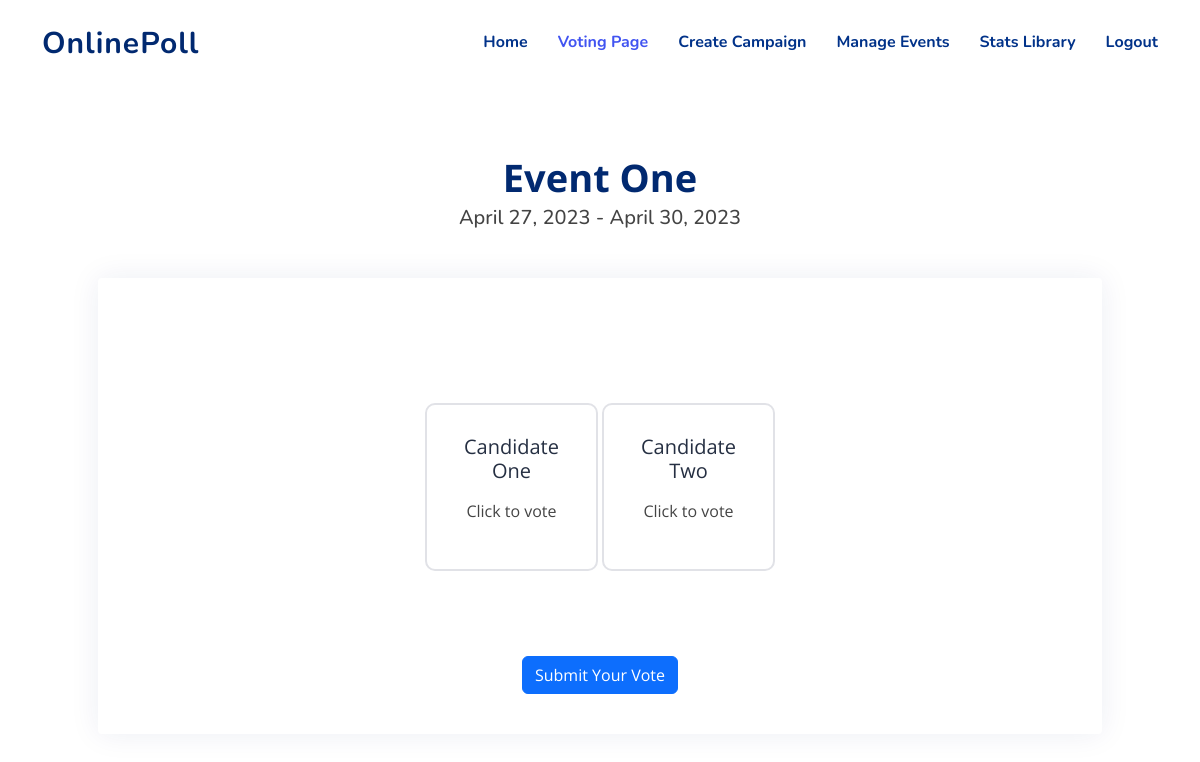
/event_page/8289/ (signed in), run on an earlier commit of the app's database.
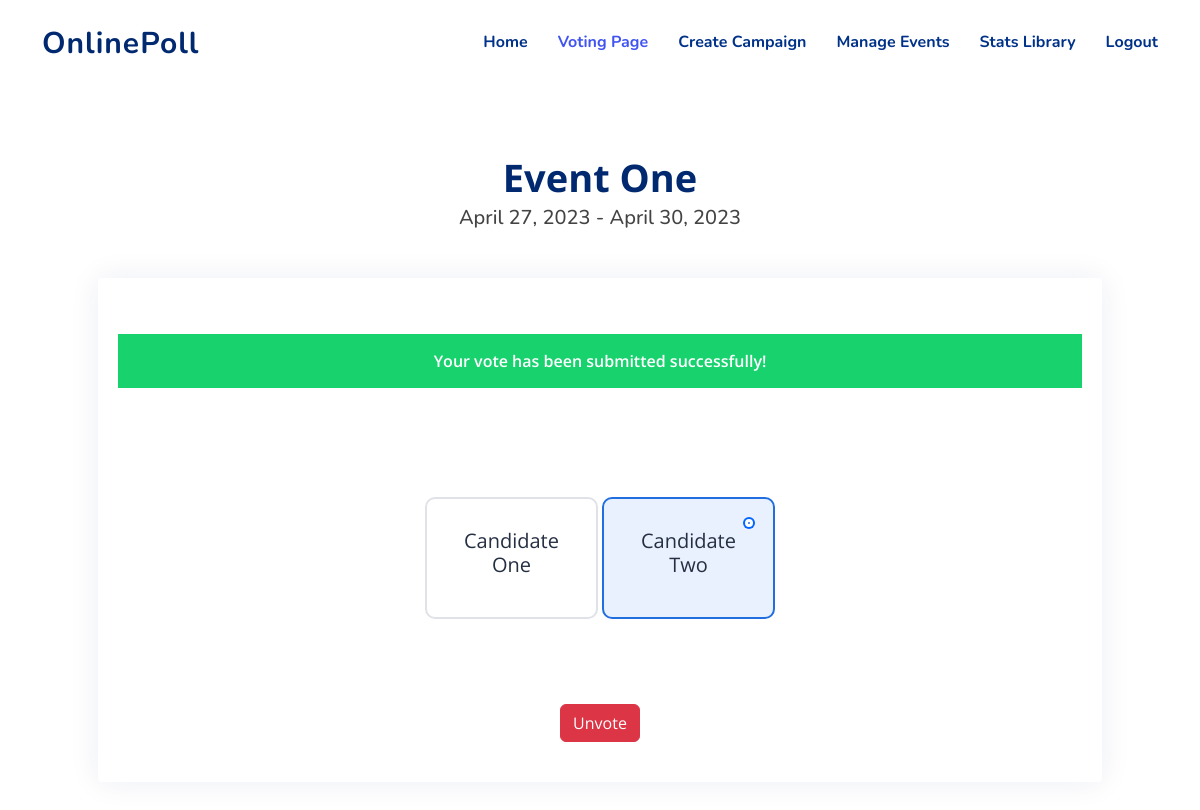
And on a later commit of the database.
### voting_app/models.py (models this page shows)
class Options(models.Model):
    option_name = models.CharField(max_length=100)
    count = models.IntegerField(default=0)
    event_code = models.CharField(max_length=200)

### voting_app/views.py (the view, shortened to what this page needs)
# urls.py: path('event_page/<event_code>/', views.event_page, name='event_page'),
def event_page(request, event_code):
    if not request.user.is_authenticated:
        return redirect('/')
    event = Events.objects.get(event_code=event_code)
    starting_date_processing_out = event.starting_date
    ending_date_processing_out = event.ending_date
    curr_date = datetime.datetime.now()
    event_status = 0
    if compare_dates(curr_date, starting_date_processing_out)==curr_date and compare_dates(curr_date, ending_date_processing_out)==curr_date:
        event_status = -1
    elif compare_dates(curr_date, starting_date_processing_out)==starting_date_processing_out and compare_dates(curr_date, ending_date_processing_out)==ending_date_processing_out:
        event_status = 1
    elif compare_dates(curr_date, starting_date_processing_out)==curr_date and compare_dates(curr_date, ending_date_processing_out)==ending_date_processing_out:
        event_status = 0
    event.event_status = event_status
    event.save()
    options = Options.objects.filter(event_code=event_code)
    total_count = 0
    percs = []
    for option in options:
        total_count += option.count
    max_vote = 0
    winner = ''
    for option in options:
        if option.count > max_vote:
            max_vote = option.count
            winner = option.option_name
    msg_flag = 0
    option_error_flag=0
    voted_for=''
    slugged_name= ''
    email= request.user.email
    password= request.user.password
    u = User.objects.get(email=email, password=password)
    t = Transactions.objects.filter(voter=u, event_code=event.event_code, referal_code=event.referal_code)
    if t.exists():
       msg_flag = -1
       for info in t:
        voted_for= info.option_name
        slugged_name= voted_for.replace(' ','_')
    return render(request, 'voting_app/event_page.html', {'event_code': event_code, 'event': event, 'total_count': total_count, 'options': options, 'percs': percs, 'winner': winner, 'msg_flag': msg_flag, 'option_error_flag':option_error_flag,'voted_for':voted_for,'slugged_name':slugged_name})

### voting_app/views.py (called while the page is built)
def compare_dates(d1, d2):
    d1_y = d1.year
    d1_m = d1.month
    d1_d = d1.day
    d2_y = d2.year
    d2_m = d2.month
    d2_d = d2.day
    if d1_y > d2_y:
        return d1
    elif d1_y < d2_y:
        return d2
    else:
        if d1_m > d2_m:
            return d1
        elif d1_m < d2_m:
            return d2
        else:
            if d1_d > d2_d:
                return d1
            elif d1_d < d2_d:
                return d2

### voting_app/templates/voting_app/event_page.html (shortened to what this page needs)
{% load static %}
<!DOCTYPE html>
<html lang="en">
<head>
  <link href="{% static 'voting_app/eventpage/vendor/aos/aos.css' %}" rel="stylesheet">
  <link href="{% static 'voting_app/eventpage/vendor/bootstrap/css/bootstrap.min.css' %}" rel="stylesheet">
  <link href="{% static 'voting_app/eventpage/vendor/bootstrap-icons/bootstrap-icons.css' %}" rel="stylesheet">
  <link href="{% static 'voting_app/eventpage/vendor/glightbox/css/glightbox.min.css' %}" rel="stylesheet">
  <link href="{% static 'voting_app/eventpage/vendor/remixicon/remixicon.css' %}" rel="stylesheet">
  <link href="{% static 'voting_app/eventpage/vendor/swiper/swiper-bundle.min.css' %}" rel="stylesheet">
  <link href="{% static 'voting_app/eventpage/css/style.css' %}" rel="stylesheet">
</head>
<body>
  <header id="header" class="header fixed-top">
    <div class="container-fluid container-xl d-flex align-items-center justify-content-between">
      <a href="/" class="logo d-flex align-items-center">
        <span>OnlinePoll</span>
      </a>
      <nav id="navbar" class="navbar">
        <ul>
          <li><a class="nav-link scrollto" href="/">Home</a></li>
          <li><a class="nav-link scrollto active" href="javascript:void(0)">Voting Page</a></li>
          {% if user.is_superuser %}
           <li><a class="nav-link scrollto" href="{% url 'create_campaign' %}">Create Campaign</a></li>
           <li><a class="nav-link scrollto" href="{% url 'manage_events' %}">Manage Events</a></li>
          {% endif %}
          <li><a class="nav-link scrollto" href="{% url 'stats' %}">Stats Library</a></li>
          <li><a class="nav-link scrollto" href="{% url 'logout' %}">Logout</a></li>
        </ul>
      </nav>
    </div>
  </header>
  <main id="main">
    <section id="pricing" class="pricing mt-5">
      <div class="container" data-aos="fade-up">
        <header class="section-header mt-5">
          <p>{{event.event_name}}</p>
          <h5 class="mt-2">{{event.starting_date}} - {{event.ending_date}}</h5>
        </header>
        {% if event.event_status == 0 %}
        <div class="row gy-4" data-aos="fade-left" style="width:90%;display:block;margin-left:auto;margin-right:auto;">
          <div class="box">
             <form action="" method="post" class="form">
              {% if msg_flag == -1 %}
               <div class="my-3">
                <div class="sent-message">Your vote has been submitted successfully!</div>
               </div>
              {% endif %}
              <div class="plans">
                {% for option in options %}
                <label class="plan complete-plan" for="complete_{{option.id}}">
                  <div class="plan-content">
                    <div class="plan-details">
                      <span>{{option.option_name}}</span>
                      {% if not msg_flag == -1 %}
                      <p class="mt-3">Click to vote</p>
                      {% endif %}
                    </div>
                  </div>
                </label>
                {% endfor %}
              </div>
              {% if msg_flag == 0 %}
               <button class="btn btn-primary">Submit Your Vote</button>
              {% endif %}
              {% if msg_flag == -1 %}
              <a href="/unvote/{{event_code}}/{{slugged_name}}" class="btn btn-danger">Unvote</a>
              {% endif %}
             </form>
          </div>
        </div>
        {% endif %}
      </div>
    </section>
  </main>
</body>
</html>

What changed in the data, as far as the page shows it:
shown differently, row unchanged: Options "Candidate One": no longer shows "Click to vote"
changed Options "Candidate Two": no longer shows "Click to vote"
Also different on the page:
text no longer shown: "Submit Your Vote"
text now shown: "Your vote has been submitted successfully! Unvote"
